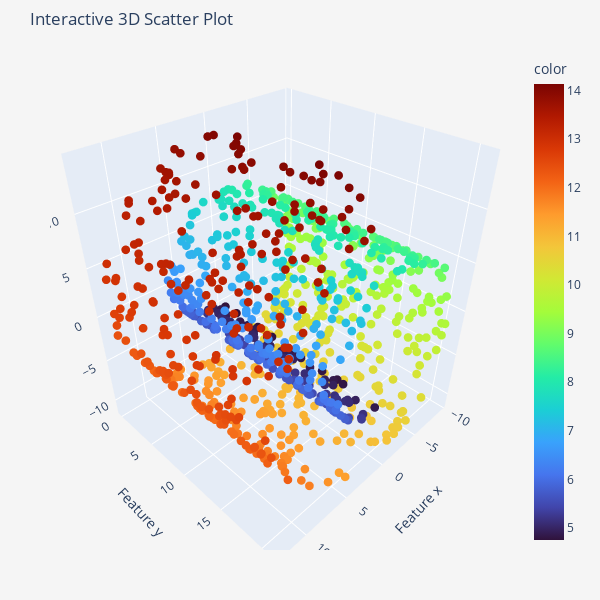

The notebook cell saved with this chart:
### Code cell
import plotly as ply
import plotly.express as px
import plotly.io as pio
pio.renderers.default = 'jupyterlab'

# Create an interactive 3D scatter plot, of the first two columns
fig = px.scatter_3d(x=X_raw[:, 0], y=X_raw[:, 1], z=X_raw[:, 2], 
                    title='Interactive 3D Scatter Plot',
                    labels={'x': 'Feature x', 
                            'y': 'Feature y', 
                            'z': 'Feature z'},
                    color=y_raw, 
                    color_continuous_scale = ply.colors.sequential.Turbo)
mrg = dict(l = 50, r = 50, b = 50, t = 50, pad = 10)
fig.update_traces(marker=dict(size=3, symbol='circle'))
fig.update_layout(width=600, height=600, margin = mrg, paper_bgcolor = 'whitesmoke')
fig.show()

### Figure 1 — Plotly figure (JSON) as saved in the notebook; plotly's stock layout.template omitted (floating-point values rounded to 4 significant figures; data arrays with more than 128 entries replaced by an {"elided": "..."} marker saying what was removed)
{"data": [{"hovertemplate": "Feature x=%{x}<br>Feature y=%{y}<br>Feature z=%{z}<br>color=%{marker.color}<extra></extra>", "legendgroup": "", "marker": {"color": {"elided": "1000 float values"}, "coloraxis": "coloraxis", "size": 3, "symbol": "circle"}, "mode": "markers", "name": "", "scene": "scene", "showlegend": false, "type": "scatter3d", "x": {"elided": "1000 float values"}, "y": {"elided": "1000 float values"}, "z": {"elided": "1000 float values"}}], "layout": {"coloraxis": {"colorbar": {"title": {"text": "color"}}, "colorscale": [[0, "#30123b"], [0.07143, "#4145ab"], [0.1429, "#4675ed"], [0.2143, "#39a2fc"], [0.2857, "#1bcfd4"], [0.3571, "#24eca6"], [0.4286, "#61fc6c"], [0.5, "#a4fc3b"], [0.5714, "#d1e834"], [0.6429, "#f3c63a"], [0.7143, "#fe9b2d"], [0.7857, "#f36315"], [0.8571, "#d93806"], [0.9286, "#b11901"], [1, "#7a0402"]]}, "height": 600, "legend": {"tracegroupgap": 0}, "margin": {"b": 50, "l": 50, "pad": 10, "r": 50, "t": 50}, "paper_bgcolor": "whitesmoke", "scene": {"domain": {"x": [0, 1], "y": [0, 1]}, "xaxis": {"title": {"text": "Feature x"}}, "yaxis": {"title": {"text": "Feature y"}}, "zaxis": {"title": {"text": "Feature z"}}}, "title": {"text": "Interactive 3D Scatter Plot"}, "width": 600}}
